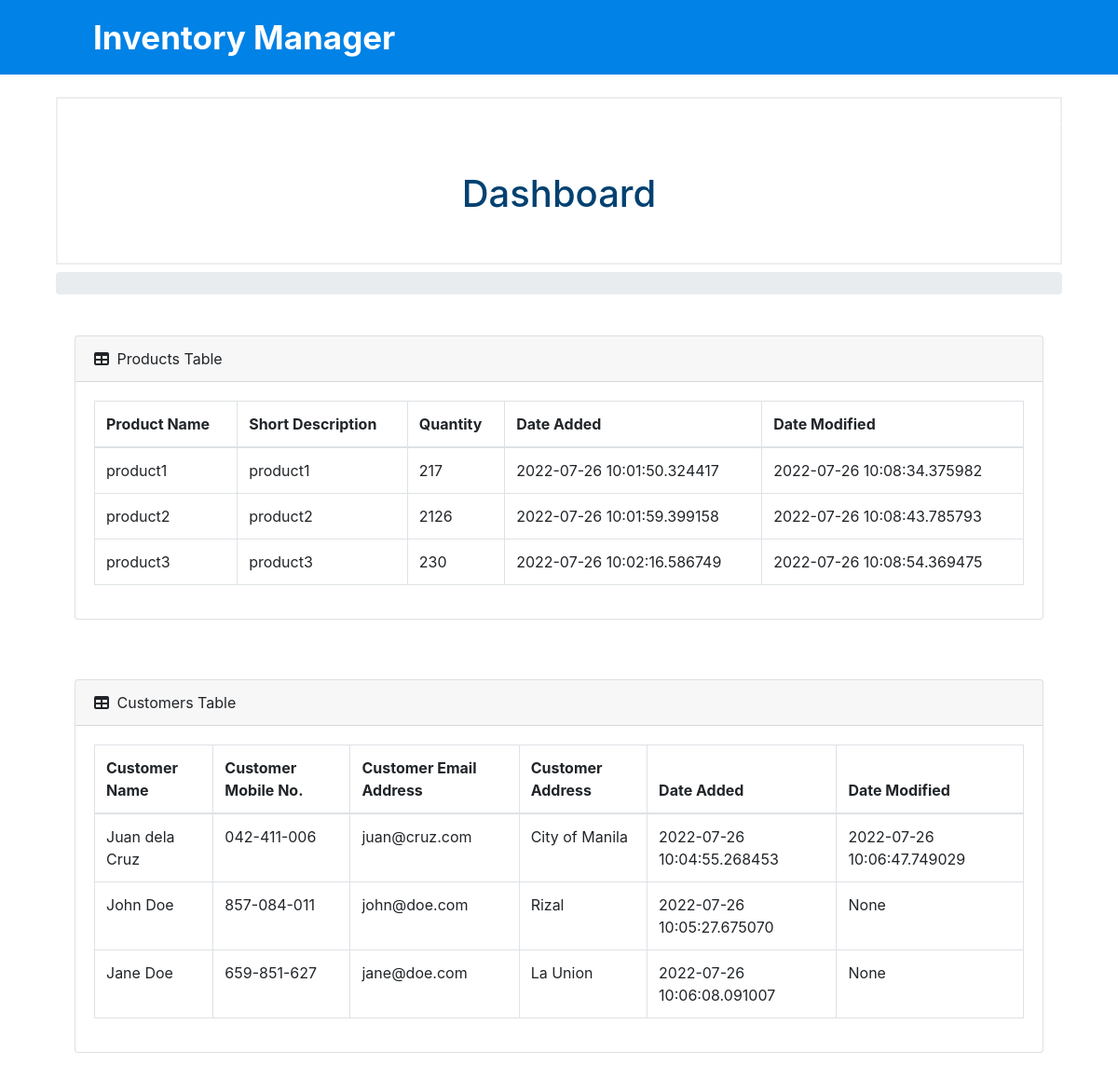
The app's page /index/ with its own data.
### tables this page shows
CREATE TABLE `product` (
  `id` INTEGER NOT NULL PRIMARY KEY,
  `name` varchar(75) NOT NULL,
  `summary` tinytext ,
  `quantity` smallint NOT NULL DEFAULT '0',
  `createdAt` datetime NOT NULL,
  `updatedAt` datetime DEFAULT NULL
);

CREATE TABLE `customer` (
  `id` INTEGER NOT NULL PRIMARY KEY,
  `name` varchar(100) DEFAULT NULL,
  `mobile` varchar(15) DEFAULT NULL,
  `email` varchar(50) DEFAULT NULL,
  `address` varchar(50) DEFAULT NULL,
  `createdAt` datetime NOT NULL,
  `updatedAt` datetime DEFAULT NULL
);

### app.py (the view, shortened to what this page needs)
@app.route('/index/', methods=["POST", "GET"])
def index():
    conn = get_db_connection()
    cursor = conn.cursor()
    if (request.method == "POST") and ('customer_name' in request.form):
        customer_name       = request.form["customer_name"]
        customer_mobile     = request.form["customer_mobile"]
        customer_email      = request.form["customer_email"]
        customer_address    = request.form["customer_address"]
        try:
            cursor.execute('INSERT INTO customer (name, mobile, email, address, createdAt) VALUES (?, ?, ?, ?, ?)',
            (customer_name, customer_mobile, customer_email, customer_address, datetime.now()))
            conn.commit()
            conn.close()
            return redirect("/index/")
        except:
            return "There Was an issue while add a new Customer"
    else:
        products    = cursor.execute('SELECT * FROM product').fetchall()
        customers   = cursor.execute('SELECT * FROM customer').fetchall()
        return render_template("index.html", products = products, customers = customers)

### app.py (called while the page is built)
def get_db_connection():
    db = sqlite3.connect('inventory.db')
    db.row_factory = sqlite3.Row
    return db

### templates/index.html (shortened to what this page needs)
{% extends 'base.html' %}
{% block content %}
<main>
    <div class="container-fluid">
        <h1 class="mt-4">Dashboard</h1>
        <ol class="breadcrumb mb-4">
        </ol>
            <div class="card-body">
                <div class="card mb-4">
                <div class="card-header">
                    <i class="fas fa-table mr-1"></i>
                    Products Table
                </div>
                <div class="card-body">
                    <div class="table-responsive">
                        {% if products|length < 1 %}
                        <h4>There are no Products, add one above</h4>
                        {% else %}
                        <table class="table table-bordered" id="dataTable" width="100%" cellspacing="0">
                            <thead>
                                <tr>
                                    <th>Product Name</th>
                                    <th>Short Description</th>
                                    <th>Quantity</th>
                                    <th>Date Added</th>
                                    <th>Date Modified</th>
                                </tr>
                            </thead>
                            <tbody>
                                {% for product in products %}
                                <tr>
                                    <td>{{ product['name'] }}</td>
                                    <td>{{ product['summary'] }}</td>
                                    <td>{{ product['quantity'] }}</td>
                                    <td>{{ product['createdAt'] }}</td>
                                    <td>{{ product['updatedAt'] }}</td>
                                </tr>
                                {% endfor %}
                            </tbody>
                        </table>
                        {% endif %}
                </div>
            </div>
                </div>
            </div>
            <div class="card-body">
                <div class="card mb-4">
                <div class="card-header">
                    <i class="fas fa-table mr-1"></i>
                    Customers Table
                </div>
                <div class="card-body">
                    <div class="table-responsive">
                        {% if customers|length < 1 %}
                        <h4>There are no Customers, add one above</h4>
                        {% else %}
                        <table class="table table-bordered" id="dataTable" width="100%" cellspacing="0">
                            <thead>
                                <tr>
                                    <th>Customer Name</th>
                                    <th>Customer Mobile No.</th>
                                    <th>Customer Email Address</th>
                                    <th>Customer Address</th>
                                    <th>Date Added</th>
                                    <th>Date Modified</th>
                                </tr>
                            </thead>
                            <tbody>
                                {% for customer in customers %}
                                <tr>
                                    <td>{{ customer['name'] }}</td>
                                    <td>{{ customer['mobile'] }}</td>
                                    <td>{{ customer['email'] }}</td>
                                    <td>{{ customer['address'] }}</td>
                                    <td>{{ customer['createdAt'] }}</td>
                                    <td>{{ customer['updatedAt'] }}</td>
                                </tr>
                                {% endfor %}
                            </tbody>
                        </table>
                        {% endif %}
                </div>
            </div>
    </div>
</main>
{% endblock %}

### static/css/style.css (style rules this page uses)
* { padding:0; margin:0; text-decoration: none; list-style: none; box-sizing: border-box; }
body { font-family: "Poppins", sans-serif; }
h1 { border: 2px #eee solid; color: #014171; text-align: center; padding: 50px; }

### records on screen
product: name "product1", summary "product1", quantity "217", createdAt "2022-07-26 10:01:50.324417", updatedAt "2022-07-26 10:08:34.375982"
product: name "product2", summary "product2", quantity "2126", createdAt "2022-07-26 10:01:59.399158", updatedAt "2022-07-26 10:08:43.785793"
product: name "product3", summary "product3", quantity "230", createdAt "2022-07-26 10:02:16.586749", updatedAt "2022-07-26 10:08:54.369475"
customer: name "Juan dela Cruz", mobile "042-411-006", email "juan@cruz.com", address "City of Manila", createdAt "2022-07-26 10:04:55.268453", updatedAt "2022-07-26 10:06:47.749029"
customer: name "John Doe", mobile "857-084-011", email "john@doe.com", address "Rizal", createdAt "2022-07-26 10:05:27.675070", updatedAt "None"
customer: name "Jane Doe", mobile "659-851-627", email "jane@doe.com", address "La Union", createdAt "2022-07-26 10:06:08.091007", updatedAt "None"
